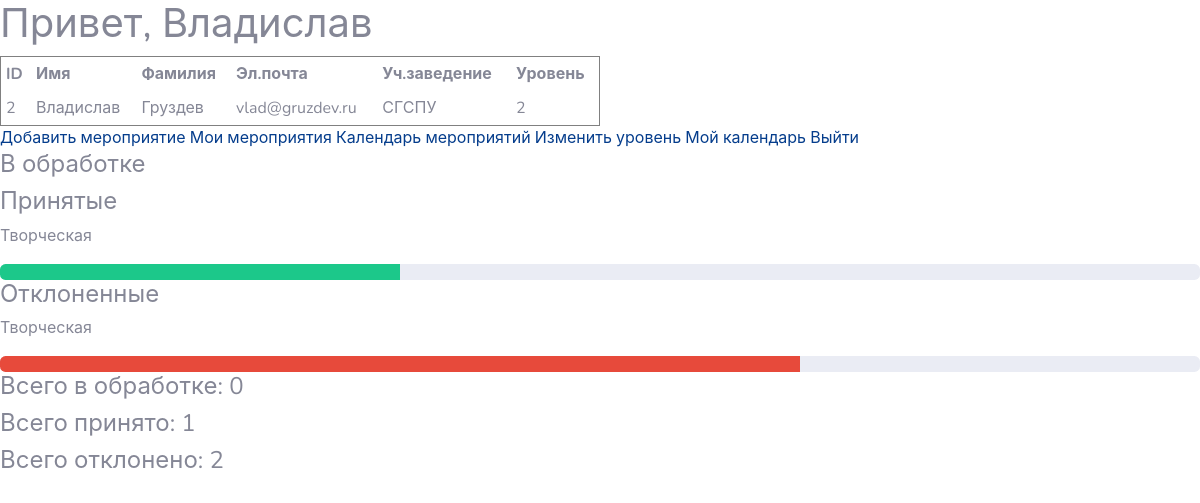
/user (signed in), run on the app's committed database.
### models.py (models this page shows, shortened)
class User(db.Model, UserMixin):
    __tablename__ = 'user'
    id = db.Column(db.Integer, primary_key=True)
    username = db.Column(db.String(120),  nullable=False)
    firstname = db.Column(db.String(120),  nullable=False)
    lastname = db.Column(db.String(120), nullable=False)
    email = db.Column(db.String(120), nullable=False, unique=True)
    uzName = db.Column(db.String(120), nullable=False)
    level = db.Column(db.Integer,  nullable=False)
    password = db.Column(db.String(250), nullable=False)
    department = db.Column(db.String(120), nullable=False)
    region = db.Column(db.String(120), nullable=False)
    avatar = db.Column(db.String(120), nullable=False)

### app.py (the view)
@app.route("/user")
@login_required
def user_page():
    user_id = current_user.id
    data_math = math_plus()
    data_math_all = math_all(data_math)
    result = db.session.execute(
        f'SELECT id, username, firstname, lastname, email, uzName, level FROM user WHERE id = {user_id};')
    return render_template('user.html', id_user=current_user.id, firstname=current_user.firstname, info=result, data=data_math, data2=data_math_all)

### app.py (called while the page is built)
@login_manager.user_loader
def load_user(user_id):
    return User.query.get(int(user_id))

def math_plus():
    sfera_array = ['Общественная', 'Творческая', 'Спортивная', 'Научная']
    status_array = [0, 1, 2]
    result = []
    for sfera in range(len(sfera_array)):
        result.append([])
        result[sfera].append(sfera_array[sfera])
        for status in range(len(status_array)):
            cursor = db.session.execute(
                f"SELECT count(*) FROM event WHERE own = '{current_user.id}' AND sfera = '{sfera_array[sfera]}' AND status = {status}")
            result[sfera].append(cursor.fetchone()[0])
    sum_event = 0
    for i in range(len(result)):
        for j in range(len(result[i])):
            if result[i][j] != 0 and j != 0:
                sum_event = sum_event + result[i][j]
        result[i].append(sum_event)
        sum_event = 0
    return result

def math_all(Arr):
    sum_success = 0
    sum_progressing = 0
    sum_cancel = 0
    for i in Arr:
        sum_progressing = sum_progressing + i[1]
        sum_success = sum_success + i[2]
        sum_cancel = sum_cancel + i[3]
    result = [sum_progressing, sum_success, sum_cancel]
    return result

### templates/user.html (shortened to what this page needs)
<!DOCTYPE html>
<html lang="ru">
<head>
    <link rel="stylesheet" href="{{ url_for('static', filename='assets/bootstrap/css/bootstrap.min.css') }}">
    <link rel="stylesheet" href="{{ url_for('static', filename='assets/fonts/fontawesome-all.min.css') }}">
    <link rel="stylesheet" href="{{ url_for('static', filename='assets/fonts/font-awesome.min.css') }}">
    <link rel="stylesheet" href="{{ url_for('static', filename='assets/fonts/fontawesome5-overrides.min.css') }}">
</head>
<body>
    <h1>Привет, {{ firstname }}</h1>
    <table cellspacing="1" border="1" cellpadding="5" width="600">
        <thead>
            <tr>
                <th scope="col">ID</th>
                <th scope="col">Имя</th>
                <th scope="col">Фамилия</th>
                <th scope="col">Эл.почта</th>
                <th scope="col">Уч.заведение</th>
                <th scope="col">Уровень</th>
            </tr>
        </thead>
        <tbody>
            {% for i in info %}
            <tr>
                <td>
                    {{ i.id }}
                </td>
                <td>
                    {{ i.firstname }}
                </td>
                <td>
                    {{ i.lastname }}
                </td>
                <td>
                    {{ i.email }}
                </td>
                <td>
                    {% if i.uzName == ''%}
                    <a href="/profile/uz">Добавить</a>
                    {% else %}
                        {{ i.uzName }}
                    {% endif %}
                </td>
                <td>
                    {{ i.level }}
                </td>
            </tr>
            {% endfor %}
        </tbody>
    </table>
    <a href="/add_event">Добавить мероприятие</a>
    <a href="/profile/my_events">Мои мероприятия</a>
    <a href="/events">Календарь мероприятий</a>
    <a href="/levelup">Изменить уровень</a>
    <a href="/profile/calend">Мой календарь</a>
    <a href="/user_logout">Выйти</a>
    <br>
    <h4>В обработке</h4>
    <h4>Принятые</h4>
    {% for d in data %}
        {% if d[4] != 0 and d[2] != 0 %}
            <p>{{d[0]}}</p>
            <div class="progress">
                <div class="progress-bar bg-success" role="progressbar" style="width: {{(d[2] / d[4]) * 100}}%;" aria-valuenow="25" aria-valuemin="0" aria-valuemax="100"></div>
            </div>
        {% endif %}
    {% endfor %}
    <h4>Отклоненные</h4>
    {% for d in data %}
        {% if d[4] != 0 and d[3] != 0 %}
            <p>{{d[0]}}</p>
            <div class="progress">
                <div class="progress-bar bg-danger" role="progressbar" style="width: {{(d[3] / d[4]) * 100}}%;" aria-valuenow="25" aria-valuemin="0" aria-valuemax="100"></div>
            </div>
        {% endif %}
    {% endfor %}
    <h4>Всего в обработке: {{data2[0]}}</h4>
    <h4>Всего принято: {{data2[1]}}</h4>
    <h4>Всего отклонено: {{data2[2]}}</h4>
</body>
</html>

### data on the page
User: id "2", firstname "Владислав", lastname "Груздев", email "vlad@gruzdev.ru", uzName "СГСПУ", level "2"

### other printed values
{{ d[0] }} "Творческая"
{{ data2[0] }} "0"
{{ data2[1] }} "1"
{{ data2[2] }} "2"
